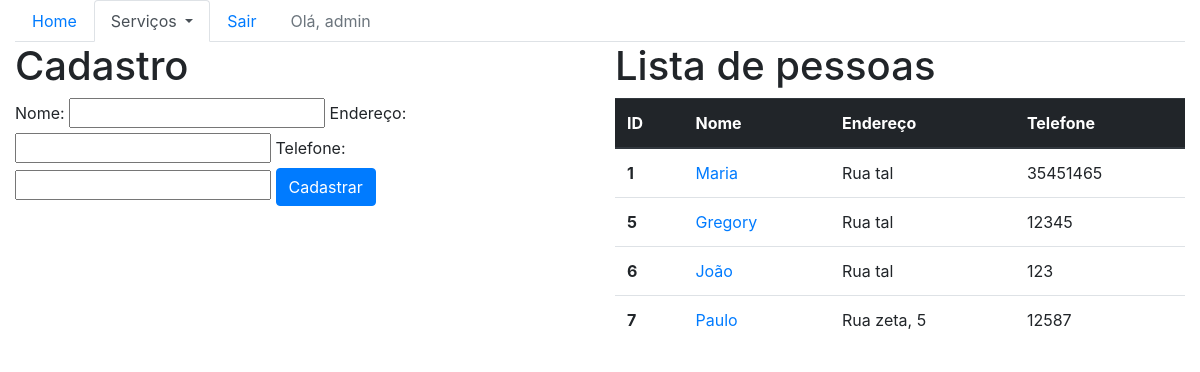
/sistema/pessoas (signed in), run on the app's committed database.
### core/models.py (models this page shows, shortened)
class Pessoa(models.Model):
    nome = models.CharField(max_length=100)
    endereco = models.CharField("endereço", max_length=200)
    telefone = models.CharField(max_length=20)
    class Meta:
        verbose_name = "Pessoa"
        verbose_name_plural = "Pessoas"

### core/views.py (the view)
# urls.py: path('pessoas', lista_pessoas, name='core_lista_pessoas'),
@login_required
def lista_pessoas(request):
    pessoas = Pessoa.objects.all()
    form = PessoaForm()
    data = {'pessoas': pessoas, 'form': form}
    return render(request, 'core/lista_pessoas.html', data)

### core/forms.py
class PessoaForm(ModelForm):
    class Meta:
        model = Pessoa
        fields = ('__all__')

### core/templates/core/lista_pessoas.html (shortened to what this page needs)
{% extends 'base.html' %}
{% load bootstrap %}
{% block main %}
    <div class="row">
        <div class="col-sm-6">
            <h1>Cadastro</h1>
            <form action=" {% url 'core_pessoa_novo' %} " method="POST">
                {{ form|bootstrap }}
                <button class="btn btn-primary" type="submit">
                    Cadastrar
                </button>
            </form>
        </div>
        <div class="col-sm-6">
            <h1>Lista de pessoas</h1>
            <table class="table">
                <thead class="thead-dark">
                    <tr>
                        <th scope="col">ID</th>
                        <th scope="col">Nome</th>
                        <th scope="col">Endereço</th>
                        <th scope="col">Telefone</th>
                    </tr>
                </thead>
                <tbody>
                    {% for pessoa in pessoas %}
                        <tr>
                            <th scope="row">{{ pessoa.id }}</th>
                            <td>
                                <a href="{% url 'core_pessoa_update' pessoa.id %}">
                                    {{ pessoa.nome }}
                                </a>
                            </td>
                            <td>{{ pessoa.endereco }}</td>
                            <td>{{ pessoa.telefone }}</td>
                        </tr>
                    {% endfor %}
                </tbody>
            </table>
        </div>
    </div>
{% endblock main %}

### templates/base.html (shortened to what this page needs)
{% load static %}
<!DOCTYPE html>
<html lang="pt-br">
<head>
    <link rel="stylesheet" href="{% static 'bootstrap/css/bootstrap.css' %}">
</head>
<body>
    <div class="container-fluid">
        <ul class="nav nav-tabs">
            <li class="nav-item">
                <a
                    class="nav-link
                        "
                    href="{% url 'core_home' %}">
                    Home
                </a>
            </li>
            <li class="nav-item dropdown">
                <a
                    class="nav-link dropdown-toggle
                        {% if not request.resolver_match.url_name == 'core_home' %}
                            active
                        {% endif %}"
                    data-toggle="dropdown" href="#"
                    role="button"
                    aria-haspopup="true"
                    aria-expanded="false">
                    Serviços
                </a>
            </li>
            {% if user.is_authenticated %}
                <li class="nav-item">
                    <a class="nav-link" href="{% url 'logout' %}">Sair</a>
                </li>
                <li class="nav-item">
                    <a class="nav-link disabled" href="#">Olá, {{ user }}</a>
                </li>
            {% else %}
                <li class="nav-item">
                    <a class="nav-link" href="{% url 'login' %}">Entrar</a>
                </li>
            {% endif %}
        </ul>
        {% block main %}
        {% endblock main %}
    </div>
</body>
</html>

### data on the page
Pessoa: id "1", nome "Maria", endereco "Rua tal", telefone "35451465"
Pessoa: id "5", nome "Gregory", endereco "Rua tal", telefone "12345"
Pessoa: id "6", nome "João", endereco "Rua tal", telefone "123"
Pessoa: id "7", nome "Paulo", endereco "Rua zeta, 5", telefone "12587"

### other printed values
{{ user }} "admin"
